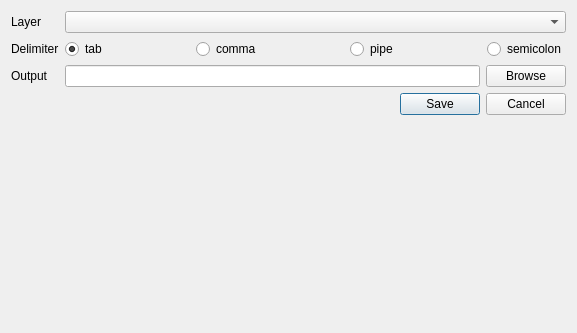
<?xml version="1.0" encoding="UTF-8"?>
<ui version="4.0">
 <class>Form</class>
 <widget class="QWidget" name="Form">
  <property name="geometry">
   <rect>
    <x>0</x>
    <y>0</y>
    <width>577</width>
    <height>333</height>
   </rect>
  </property>
  <property name="windowTitle">
   <string>Form</string>
  </property>
  <layout class="QVBoxLayout" name="verticalLayout">
   <item>
    <layout class="QFormLayout" name="formLayout">
     <item row="0" column="0">
      <widget class="QLabel" name="label_3">
       <property name="text">
        <string>Layer</string>
       </property>
      </widget>
     </item>
     <item row="1" column="0">
      <widget class="QLabel" name="label">
       <property name="text">
        <string>Delimiter</string>
       </property>
      </widget>
     </item>
     <item row="1" column="1">
      <layout class="QHBoxLayout" name="horizontalLayout_2">
       <item>
        <widget class="QRadioButton" name="tab_delimiter">
         <property name="text">
          <string>tab</string>
         </property>
         <property name="checked">
          <bool>true</bool>
         </property>
        </widget>
       </item>
       <item>
        <spacer name="horizontalSpacer">
         <property name="orientation">
          <enum>Qt::Horizontal</enum>
         </property>
         <property name="sizeHint" stdset="0">
          <size>
           <width>40</width>
           <height>20</height>
          </size>
         </property>
        </spacer>
       </item>
       <item>
        <widget class="QRadioButton" name="comma_delimiter">
         <property name="text">
          <string>comma</string>
         </property>
        </widget>
       </item>
       <item>
        <spacer name="horizontalSpacer_2">
         <property name="orientation">
          <enum>Qt::Horizontal</enum>
         </property>
         <property name="sizeHint" stdset="0">
          <size>
           <width>40</width>
           <height>20</height>
          </size>
         </property>
        </spacer>
       </item>
       <item>
        <widget class="QRadioButton" name="pipe_delimiter">
         <property name="text">
          <string>pipe</string>
         </property>
        </widget>
       </item>
       <item>
        <spacer name="horizontalSpacer_3">
         <property name="orientation">
          <enum>Qt::Horizontal</enum>
         </property>
         <property name="sizeHint" stdset="0">
          <size>
           <width>40</width>
           <height>20</height>
          </size>
         </property>
        </spacer>
       </item>
       <item>
        <widget class="QRadioButton" name="semicolon_delimiter">
         <property name="text">
          <string>semicolon</string>
         </property>
        </widget>
       </item>
      </layout>
     </item>
     <item row="2" column="0">
      <widget class="QLabel" name="label_2">
       <property name="text">
        <string>Output</string>
       </property>
      </widget>
     </item>
     <item row="2" column="1">
      <layout class="QHBoxLayout" name="horizontalLayout_3">
       <item>
        <widget class="QLineEdit" name="le_output">
         <property name="inputMask">
          <string notr="true"/>
         </property>
         <property name="text">
          <string notr="true"/>
         </property>
         <property name="readOnly">
          <bool>true</bool>
         </property>
         <property name="placeholderText">
          <string notr="true"/>
         </property>
        </widget>
       </item>
       <item>
        <widget class="QPushButton" name="bt_browse">
         <property name="text">
          <string>Browse</string>
         </property>
        </widget>
       </item>
      </layout>
     </item>
     <item row="0" column="1">
      <widget class="QgsMapLayerComboBox" name="cbx_layer">
       <property name="sizePolicy">
        <sizepolicy hsizetype="Expanding" vsizetype="Fixed">
         <horstretch>0</horstretch>
         <verstretch>0</verstretch>
        </sizepolicy>
       </property>
      </widget>
     </item>
    </layout>
   </item>
   <item>
    <widget class="QDialogButtonBox" name="buttonBox">
     <property name="standardButtons">
      <set>QDialogButtonBox::Cancel|QDialogButtonBox::Save</set>
     </property>
    </widget>
   </item>
   <item>
    <spacer name="verticalSpacer">
     <property name="orientation">
      <enum>Qt::Vertical</enum>
     </property>
     <property name="sizeHint" stdset="0">
      <size>
       <width>20</width>
       <height>189</height>
      </size>
     </property>
    </spacer>
   </item>
  </layout>
 </widget>
 <customwidgets>
  <customwidget>
   <class>QgsMapLayerComboBox</class>
   <extends>QComboBox</extends>
   <header>qgis.gui</header>
  </customwidget>
 </customwidgets>
 <resources/>
 <connections/>
</ui>
